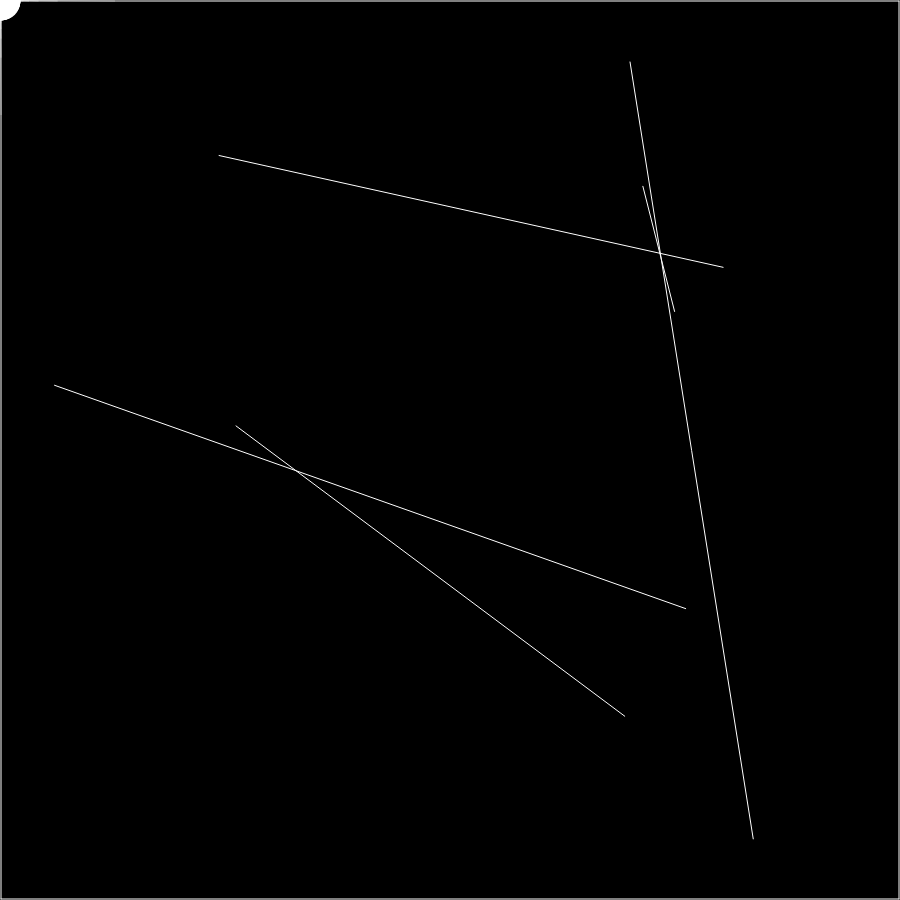
Frame 1 (no input)
Frame 60 (no input): identical to frame 1, image omitted
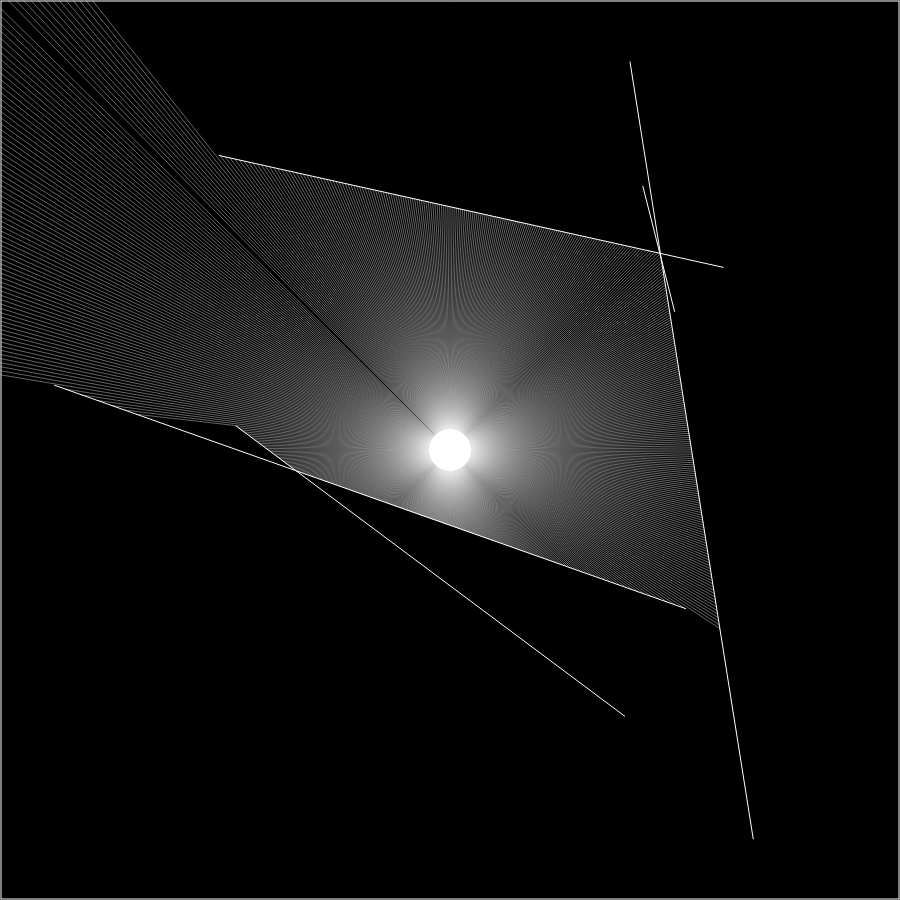
Frame 120 (the mouse pressed at the canvas centre since frame 60)

The p5.js sketch that drew these frames (run headless with seeded random() and noise() and a simulated clock; from frame 60 on, the mouse is pressed at the canvas centre):

// p5.js sketch
// ── sketch.js
let walls = [];
let particle;
let width = 900;
let height = 900;

function setup() {
  createCanvas(width, height);
  particle = new particles();

  walls.push(new fronteira(1, 1, width - 1, 1));
  walls.push(new fronteira(1, 1, 1, height - 1));
  walls.push(new fronteira(width - 1, 1, width - 1, height - 1));
  walls.push(new fronteira(1, height - 1, width - 1, height - 1));
  
  for(let i = 0; i < 5; i++){
    x1 = random(width);
    y1 = random(height);
    x2 = random(width);
    y2 = random(height);
    walls.push(new fronteira(x1, y1, x2, y2));
  }
}

function draw() {
  background(0);
  particle.move(mouseX, mouseY);
  particle.show();
  particle.look(walls);  

  for(let wall of walls){
    wall.show();
  }

}
// ── fronteiras.js
class fronteira{
    constructor(x1, y1,x2, y2){
        this.a = createVector(x1, y1);
        this.b = createVector(x2, y2);
    }

    show(){
        stroke(255);
        line(this.a.x, this.a.y, this.b.x, this.b.y);
    }
}
// ── particles.js
class particles{
    constructor(){
        this.pos = createVector(0, 0);
        this.rays = [];
        for(let a = 0; a < 360; a += 0.5){
            this.rays.push(new raio(this.pos, radians(a)));
        }
    }

    move(x, y){
        this.pos.set(x,y);
    }

    show(){
        fill(255);
        for(let raio of this.rays){
            raio.show();
        }
    }

    look(walls){
        for(let raio of this.rays){
            let proximo = null;
            let record = Infinity;
            for(let wall of walls){
                let point = raio.cast(wall);
                if( point != null){
                    const dist = p5.Vector.dist(this.pos, point);
                    if(dist < record){
                        record = dist;
                        proximo = point;
                    }
                }
            }
            if(proximo){
                stroke(255,100);
                line(this.pos.x, this.pos.y, proximo.x, proximo.y);
                //ellipse(proximo.x, proximo.y, 10);
            }
        }
    }
}
// ── raio.js
class raio{
    constructor(pos, angle){
        this.position = pos;
        this.direction = p5.Vector.fromAngle(angle);
    }

    lookAt(x, y){
        this.direction.x = x - this.position.x;
        this.direction.y = y - this.position.y;
        this.direction.normalize();
    }

    show(){
        stroke(255);
        push();
        translate(this.position.x, this.position.y);
        line(0, 0, this.direction.x * 20, this.direction.y * 20);
        pop();
    }

    cast(wall){
        let x1 = wall.a.x;
        let y1 = wall.a.y;
        let x2 = wall.b.x;
        let y2 = wall.b.y;
        
        let x3 = this.position.x;
        let y3 = this.position.y;
        let x4 = this.position.x + this.direction.x;
        let y4 = this.position.y + this.direction.y;

        let t, u;
        let denominador = (x1 - x2) * (y3 - y4) - (y1 - y2) * (x3 - x4);

        if(denominador == 0){
            return null;
        }

        t =   ((x1 - x3) * (y3 - y4) - (y1 - y3) * (x3 - x4)) / denominador;
        u = -(((x1 - x2) * (y1 - y3) - (y1 - y2) * (x1 - x3)) / denominador);
        
        if(t > 0 && t < 1 & u > 0){
            let x = (x3 + u*(x4 - x3));
            let y = (y3 + u*(y4 - y3));
            return createVector(x, y);
        }
        else{
            return null;
        }
    }
}
